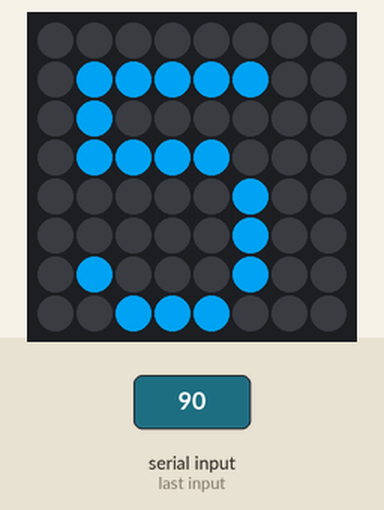
The program below on a simulated Raspberry Pi (BCM pin numbers) with a Sense HAT. On the bench: the Sense HAT's 8×8 RGB LED matrix. The test bench sets the inputs (shaded band). Random numbers come from a fixed seed; what the program prints to the terminal is not drawn.

1.3 s: "5" typed at the terminal, then Enter
2.8 s: "90" typed at the terminal, then Enter
Above: at 3.3 s.
Timing chart, 0 to 5.8 s (numbered marks = the images above; inputs shaded):
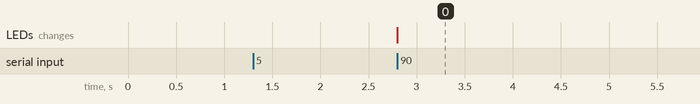

The program:

nmd.py
```python
from sense_emu import SenseHat
import sys
import time
import random

sense = SenseHat()
sense.set_imu_config(False, False, False)


def main():
    text = input('welke tekst wil je weergeven?')
    speed = input('en hoe snel (in seconden per letter)')
    while True:
        for x in text:
            rnd1 = random.randrange(0,255)
            rnd2 = random.randrange(0,255)
            rnd3 = random.randrange(0,255)
            sense.show_letter(x, [rnd1,rnd2,rnd3], [0,0,0])
            time.sleep(float(speed))
        sense.clear()
        time.sleep(3)

try:
    main()
except (KeyboardInterrupt, SystemExit):
    print('Programma sluiten')
finally:
    print('Opkuisen van de matrix')
    sense.clear()
    sys.exit()
```

Measured:
- after the input at 1.3 s, every drawn part: stays the same
- after the input at 2.8 s, the LEDs: change at once (image 0)
